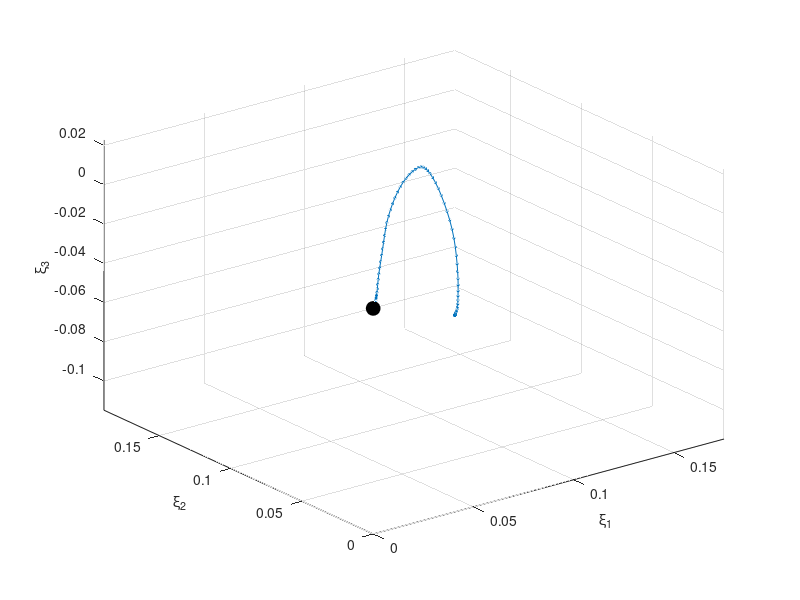

MATLAB code to generate this figure: (Note: this script raises an error after producing the figure.)
%% Testing EE Dynamics Learning Algorithms
clear all; close all; clc
%% Load Example 3D data set (positions/axis-angle)
load('example_3d.mat')
change_ori = 1;

%% Convert to SEDS-friendly data structures
pdata   = [];               % Position data
odata   = [];               % Orientation data
otarget = [];   % Target in orientation (The target for position will be 0,0,0)
idx_r = sort(1:5,'descend');

% close all
figure('Color',[1 1 1])
for ii=1:5
    clear idx
    idx =  [1 + (5 -idx_r(ii))*length(Data)/5, length(Data) - (5-ii)*length(Data)/5];
    
    clear x
    clear o
    x = Data(1:3,idx(1):idx(2));
    o = Data(4:7,idx(1):idx(2));

    otarget = [otarget, o(:,end)];      % Setting the target of the orientation as the last point of the demonstrations
    xtarget = x(:,end);
    x = x - repmat(xtarget,1,size(x,2)); % Substracting the last value from all elements of x
                                          % Now the values in x should decrease nicely to zero. Note that SEDS will
                                          % add a (0, 0, 0) to the end of each demonstration (which corresponds to
                                          % zero velocity at the end of each demo), but if it doesn't decrease nicely
                                          % it will affect the dynamics by being a too sudden change. Can cause
                                          % overshooting the attractor. It happens frequently in learning from
                                          % segmented data if not every part of the demonstration ended with zero
                                          % velocity.

    pdata{ii} = x;
   
    
    % Plot demonstration data - 3D Position    
    plot3(x(1,:),x(2,:),x(3,:),'-*', 'MarkerSize',2); hold on;
    xlabel('\xi_1')
    ylabel('\xi_2')
    zlabel('\xi_3')
    grid on; 
    axis tight;
    plot3(x(1,end),x(2,end),x(3,end), 'ok','MarkerSize',10, 'MarkerFaceColor','k'); hold on;
    
    clear q
    q = zeros (size(o));
    for kk=1:size(q,2), q(:,kk) = AxisAngle2Quat(o(1:3,kk),o(4,kk));end
    
    noise = randn(2,1)/4;    
    if change_ori        
        R = quaternion(q);
        R(:,:,1) = rotx(pi + noise(1))*rotz(-pi/4)*roty(noise(2));
        q(:,1) = quaternion(R(:,:,1));
        qt = [0;0;0;1];
        for jj=2:size(o,2)
            slerp_t = exp(-25*norm(x(:,jj)));
            q(:,jj) = slerp(q(:,jj-1),qt,slerp_t);
        end
        R = quaternion(q);
        
       for kk=1:size(o,2) 
        [ w,phi ] = R2AxisAngle(R(:,:,kk));
        o(1:3,kk) = w; o(4,kk) = phi;
        end
    end
    

    
    odata{ii} = o;    
    % Convert to Homogeneous MatriX Representation
    clear H
    X = [x;q]; H = convert2H(X);
    for jj=1:3:size(q,2),
        % Draw Frame
        drawframe(H(:,:,jj),0.005);
        % Draw EE
        [xyz] = R2rpy(H(1:3,1:3,jj));
        xyz = xyz*180/pi;
        t = x(:,jj);
%         drawLine3d([t(1) t(2) t(3) H(1,3,jj)/10 H(2,3,jj)/10 H(3,3,jj)/10])
        drawCuboid([t(1) t(2) t(3) 0.005 0.005 0.01 xyz(3) xyz(2) xyz(1)], 'FaceColor', 'g');
        alpha(.5)
    end
    hold on;
    view([-66 11]);
    title('Position/Orientation Data \xi = [x,y,z,s_x,s_y,s_z,\theta]')
end


otarget_ = mean(otarget,2);
Htarget = convert2H([xtarget;AxisAngle2Quat(otarget(1:3),otarget(4))]);
drawframe(Htarget,0.02)


%% Pre-processing for SEDS fx learning, i.e. position dynamics
dt = 0.1; %The time step of the demonstrations
tol_cutting = 0.0001; % A threshold on velocity that will be used for trimming demos
[x0 , xT, Data, index] = preprocess_demos(pdata,dt,tol_cutting); %preprocessing datas

% Check the pre-processing
plot3DDynamics(Data, index, 'Position', 'Velocity');

%% Check QQ-PLot of Normality
pos = Data(1:3,:);
vel = Data(4:6,:);

%%
x = sort(pos(:));
GMModel = fitgmdist(x,6);
np= 1000;
p= (0+1/(np-1):1/(np-1):1-1/(np-1))';

for j=1:GMModel.NumComponents
     y = y + GMModel.ComponentProportion(j)*norminv(p,GMModel.mu(j,:),GMModel.Sigma(:,:,j));
end

figure
hold on
qd= quantile(x,p);
plot(y,qd,'+b');
plot([min(y) max(y)],[min(y) max(y)],'r-.');
xlabel('Theoretical Quantiles'); 
ylabel('Quantiles of Input Sample');
title('Gaussian Mixture')

%%
figure('Color',[1 1 1]);
subplot(3,2,1)
gqqplot(pos(:),'uniform')

subplot(3,2,2)
gqqplot(vel(:),'uniform')

subplot(3,2,3)
gqqplot(pos(:),'normal')

subplot(3,2,4)
gqqplot(vel(:),'normal')

subplot(3,2,5)
hist(pos(:));hold on
% x = [min(pos(:)):max(pos(:))];
% norm = normpdf(x,GMModel.mu(1),GMModel.Sigma(:,:,1));
% plot(x,norm)

subplot(3,2,6)
hist(vel(:))

suptitle('Position(left)/ Velocity(right) Variable Tests')
%% Find Best Range of K to learn SEDS Model with GMM
% Training parameters
K_range = [1:15]; %Number of Gaussian funcitons
GMM_BIC = zeros(1,length(K_range));
GMM_AIC = zeros(1,length(K_range));
GMM_LL  = zeros(1,length(K_range));

% Training of GMM by EM algorithm, initialized by k-means clustering.
for k=1:length(K_range)
    [Priors, Mu, Sigma] = EM_init_kmeans(Data, K_range(k));
    [Priors, Mu, Sigma] = EM(Data, Priors, Mu, Sigma);
    w = ones(1,length(Data));
    GMM_BIC(1,k) = gmm_bic(Data,ones(1,length(Data)),Priors,Mu,Sigma,'full');
    GMM_AIC(1,k) = gmm_aic(Data,ones(1,length(Data)),Priors,Mu,Sigma,'full');
    GMM_LL(1,k)  = LogLikelihood_gmm(Data,Priors,Mu,Sigma,w);
end

%%
figure('Color', [1 1 1])
plot( K_range, GMM_BIC, '-*', 'Color', [rand rand rand]); hold on;
plot( K_range, GMM_AIC,'-*', 'Color', [rand rand rand]); hold on;
xlabel('K Gaussian Components')
legend('BIC', 'AIC')
title('Model Selection for Translational Mapping Function $\hat{f_x}(\xi_x)$','interpreter','latex')
grid on;

%% Plot Results
figure('Color', [1 1 1])
subplot(1,2,1)
plot( K_range, GMM_BIC, '-*', 'Color', [rand rand rand]); hold on;
plot( K_range, GMM_AIC,'-*', 'Color', [rand rand rand]); hold on;
xlabel('K Gaussian Components')
legend('BIC', 'AIC')
grid on;
axis square;

subplot(1,2,2)
plot( K_range, GMM_LL, '-*', 'Color', [rand rand rand]);
xlabel('K Gaussian Components')
legend('LogLik')
grid on;
axis square;
suptitle('Model Selection for Translational Mapping Function $\hat{f_x}(\xi_x)$','interpreter','latex')
%% Putting GMR and SEDS library in the MATLAB Path
if isempty(regexp(path,['SEDS_lib' pathsep], 'once'))
    addpath([pwd, '/seds/SEDS_lib']);    % add SEDS dir to path
end
if isempty(regexp(path,['GMR_lib' pathsep], 'once'))
    addpath([pwd, '/seds/GMR_lib']);    % add GMR dir to path
end
%% SEDS learning algorithm
% A set of options that will be passed to the solver. Please type 
% 'doc preprocess_demos' in the MATLAB command window to get detailed
% information about other possible options.
clear options
options.tol_mat_bias = 10^-6; % A very small positive scalar to avoid
                              % instabilities in Gaussian kernel [default: 10^-15]
                              
options.display = 1;          % An option to control whether the algorithm
                              % displays the output of each iterations [default: true]
                              
options.tol_stopping=10^-10;  % A small positive scalar defining the stoppping
                              % tolerance for the optimization solver [default: 10^-10]

options.max_iter = 1000;       % Maximum number of iteration for the solver [default: i_max=1000]

options.objective = 'likelihood';    % 'likelihood': use likelihood as criterion to
                              % optimize parameters of GMM
                              % 'mse': use mean square error as criterion to
                              % optimize parameters of GMM
                              % 'direction': minimize the angle between the
                              % estimations and demonstrations (the velocity part)
                              % to optimize parameters of GMM                              
                              % [default: 'mse']
% options.cons_penalty    = 1e2; % penalty for not going straight to the attractor. 
                                % Increase to obtain a more straight line 
K = 6;
fprintf('Estimating Paramaters of GMM learned through SEDS with %d Gaussian functions.\n', K);
tic;
[Priors_0, Mu_0, Sigma_0] = initialize_SEDS(Data,K); %finding an initial guess for GMM's parameter
[Priors Mu Sigma]=SEDS_Solver(Priors_0,Mu_0,Sigma_0,Data,options); %running SEDS optimization solver
toc;

pos_dyn_seds.Priors = Priors;
pos_dyn_seds.Mu     = Mu;
pos_dyn_seds.Sigma  = Sigma;

fprintf('Estimating Paramaters of GMM learned through EM with %d Gaussian functions.\n', K);
tic;
[Priors_0, Mu_0, Sigma_0] = EM_init_kmeans(Data, K);
[Priors, Mu, Sigma] = EM(Data, Priors_0, Mu_0, Sigma_0);
toc;

pos_dyn_gmm.Priors = Priors;
pos_dyn_gmm.Mu     = Mu;
pos_dyn_gmm.Sigma  = Sigma;


%% Let's See! Run Simulation for GMM Dynamics

Priors     = pos_dyn_gmm.Priors;
Mu         = pos_dyn_gmm.Mu;
Sigma      = pos_dyn_gmm.Sigma;
titlename  = 'Simulation of Translational ($\dot{\xi}=\hat{f_x}(\xi_x)$) Dynamics learned via EM';
noise      = 0;

%% Let's See! Run Simulation for SEDS Dynamics

Priors     = pos_dyn_seds.Priors;
Mu         = pos_dyn_seds.Mu;
Sigma      = pos_dyn_seds.Sigma;
titlename  = 'Simulation of Translational ($\dot{\xi}=\hat{f_x}(\xi_x)$) Dynamics learned via SEDS';
noise      = 0;

%% Run Sim
opt_sim.dt = 0.1;
opt_sim.i_max = 3000;
opt_sim.tol = 0.0005;
d = size(Data,1)/2; %dimension of data

x0_all = Data(1:d,index(1:end-1)); %finding initial points of all demonstrations

if noise
x0_all = x0_all + randn(3,5)/70; %finding initial points of all demonstrations
end

fn_handle = @(x) GMR(Priors,Mu,Sigma,x,1:d,d+1:2*d);
[x xd]=Simulation(x0_all,[],fn_handle,opt_sim); %running the simulator
hold on;
for ii=1:(length(index)-1)   
    plot3(Data(1,index(ii):index(ii+1)-1),Data(1,index(ii):index(ii+1)-1),Data(3,index(ii):index(ii+1)-1),'ob', 'MarkerSize',2); hold on;
end
view([150 11]);  
title(titlename, 'interpreter','latex')

figure('Color',[1 1 1]);
plot3(xd(1,:),xd(2,:),xd(3,:),'LineWidth',1.5); hold on; 
plot3(Data(4,:),Data(5,:),Data(6,:),'-*r', 'MarkerSize',1);
grid on;
view([150 11]);  
xlabel('$\dot{\xi_1^x}$', 'interpreter','latex')
xlabel('$\dot{\xi_2^x}$', 'interpreter','latex')
title('$\dot{\xi_3^x}$ profiles' , 'interpreter','latex')

%% Plot Learned GMM on simulation
% Plot variable interactions
figure('Color',[1 1 1], 'name', 'Learned Joint Distributions on Data')
subplot(3,2,1)
plotGMM(Mu(1:2,:), Sigma(1:2,1:2,:), [0.6 1.0 0.6], 1,[0.6 1.0 0.6]);
plot(Data(1,:),Data(2,:),'*r','MarkerSize',2); hold on;
grid on; 
xlabel('$\xi_x^1$','interpreter','latex')
ylabel('$\xi_x^2$','interpreter','latex')

subplot(3,2,3)
plotGMM(Mu([1 3],:), Sigma([1 3],[1 3],:), [0.6 1.0 0.6], 1,[0.6 1.0 0.6]);
plot(Data(1,:),Data(3,:),'*g','MarkerSize',2); hold on;
grid on; 
xlabel('$\xi_x^1$','interpreter','latex')
ylabel('$\xi_x^3$','interpreter','latex')

subplot(3,2,5)
plotGMM(Mu([2 3],:), Sigma([2 3],[2 3],:), [0.6 1.0 0.6], 1,[0.6 1.0 0.6]);
plot(Data(2,:),Data(3,:),'*b','MarkerSize',2); hold on;
grid on; 
xlabel('$\xi_x^2$','interpreter','latex')
ylabel('$\xi_x^3$','interpreter','latex')

subplot(3,2,2)
plotGMM(Mu([1 4],:), Sigma([1 4],[1 4],:), [0.6 1.0 0.6], 1,[0.6 1.0 0.6]);
plot(Data(1,:),Data(4,:),'*r','MarkerSize',2); hold on;
grid on; 
xlabel('$\xi_x^1$','interpreter','latex')
ylabel('$\dot{\xi}_x^1$','interpreter','latex')

subplot(3,2,4)
plotGMM(Mu([2 5],:), Sigma([2 5],[2 5],:), [0.6 1.0 0.6], 1,[0.6 1.0 0.6]);
plot(Data(2,:),Data(5,:),'*g','MarkerSize',2); hold on;
grid on; 
xlabel('$\xi_x^2$','interpreter','latex')
ylabel('$\dot{\xi}_x^2$','interpreter','latex')

subplot(3,2,6)
plotGMM(Mu([3 6],:), Sigma([3 6],[3 6],:), [0.6 1.0 0.6], 1,[0.6 1.0 0.6]);
plot(Data(3,:),Data(6,:),'*b','MarkerSize',2); hold on;
grid on; 
xlabel('$\xi_x^3$','interpreter','latex')
ylabel('$\dot{\xi}_x^3$','interpreter','latex')

suptitle('Learned Joint Distributions on Input/Output Data')



%% Pre-processing for SEDS fo learning, i.e. orientation dynamics
dt = 0.1; %The time step of the demonstrations
tol_cutting = 0.0000001; % A threshold on velocity that will be used for trimming demos
% close all

% Convert odata to Scaled-AxisAngle like Sengsue (supossedly) or Quaternion
odata_sc = [];
for ii=1:length(odata)    
    
    o = odata{ii};
    % Remove peaks
    for jj=1:size(o,1), o(jj,:) = medfilt1(o(jj,:),5);end
    
    % Decompose Axis and Angle
    clear axes angle norm
    axes = o(1:3,:);
    angle = o(4,:);
    tmp = zeros(3,length(axes));

    % Scaled Axis-Angle
    for jj=1:length(axes) 
        tmp(:,jj) =  axes(:,jj)/norm(axes(:,jj))*angle(jj); 
    end       
    
    % Quaternion
    clear q
    q = zeros (size(o));
    for kk=1:size(q,2), q(:,kk) = AxisAngle2Quat(o(1:3,kk),o(4,kk)); ...
    q(:,kk) = q(:,kk)/norm(q(:,kk));end
    
    odata_sc{ii} = q;    
end

%% Preprocessing data for SEDS
[x0 , xT, Data, index] = preprocess_demos(odata_sc,dt,tol_cutting); 

% Shift by Pi on Z
% Data = Data - repmat(Data(:,end),[1 size(Data,2)]);

% Check the pre-processing
plot3DDynamics(Data, index, 'Scaled Axis-Angle', 'Scaled Axis-Angle Time Rates');

%% Check QQ-PLot of Normality
ang = Data(1:3,:);
ang_diff = Data(4:6,:);

figure('Color',[1 1 1]);
subplot(3,2,1)
gqqplot(ang(:),'uniform')

subplot(3,2,2)
gqqplot(ang_diff(:),'uniform')

subplot(3,2,3)
gqqplot(ang(:),'normal')

subplot(3,2,4)
gqqplot(ang_diff(:),'normal')

subplot(3,2,5)
hist(ang(:))

subplot(3,2,6)
hist(ang_diff(:))

suptitle('Angle (left)/ Angular Time Rates(right) Variable Tests')

figure('Color',[1 1 1]);

subplot(2,3,1)
circ_plot(Data(1,:)','pretty','bo',true,'linewidth',2,'color','r'),

title('x-angle')
subplot(2,3,4)
circ_plot(Data(1,:)','hist',[],20,true,true,'linewidth',2,'color','r')



subplot(2,3,2)
circ_plot(Data(2,:)','pretty','bo',true,'linewidth',2,'color','r'),
title('y-angle')

subplot(2,3,5)
circ_plot(Data(2,:)','hist',[],20,true,true,'linewidth',2,'color','r')


subplot(2,3,3)
circ_plot(Data(3,:)','pretty','bo',true,'linewidth',2,'color','r'),
title('z-angle')

subplot(2,3,6)
circ_plot(Data(3,:)','hist',[],20,true,true,'linewidth',2,'color','r')



%% Find Best Range of K to learn SEDS Model with GMM
% Training parameters
K_range = [1:30]; %Number of Gaussian funcitons
GMM_BIC = zeros(1,length(K_range));
GMM_AIC = zeros(1,length(K_range));
GMM_LL  = zeros(1,length(K_range));

% Training of GMM by EM algorithm, initialized by k-means clustering.
for k=1:length(K_range)
    [Priors, Mu, Sigma] = EM_init_kmeans(Data, K_range(k));
    [Priors, Mu, Sigma] = EM(Data, Priors, Mu, Sigma);
    w = ones(1,length(Data));
    GMM_BIC(1,k) = gmm_bic(Data,w,Priors,Mu,Sigma,'full');
    GMM_AIC(1,k) = gmm_aic(Data,w,Priors,Mu,Sigma,'full');
    GMM_LL(1,k)  = LogLikelihood_gmm(Data,Priors,Mu,Sigma,w);
end

%% Plot Results
figure('Color', [1 1 1])
subplot(1,2,1)
plot( K_range, GMM_BIC, '-*', 'Color', [rand rand rand]); hold on;
plot( K_range, GMM_AIC,'-*', 'Color', [rand rand rand]); hold on;
xlabel('K Gaussian Components')
legend('BIC', 'AIC')
grid on;
axis square;

subplot(1,2,2)
plot( K_range, GMM_LL, '-*', 'Color', [rand rand rand]);
xlabel('K Gaussian Components')
legend('LogLik')
grid on;
axis square;
% suptitle('Model Selection for Rotational Mapping Function')
%% SEDS learning algorithm
% A set of options that will be passed to the solver. Please type 
% 'doc preprocess_demos' in the MATLAB command window to get detailed
% information about other possible options.
clear options
options.tol_mat_bias = 10^-6; % A very small positive scalar to avoid
                              % instabilities in Gaussian kernel [default: 10^-15]
                              
options.display = 1;          % An option to control whether the algorithm
                              % displays the output of each iterations [default: true]
                              
options.tol_stopping=10^-10;  % A small positive scalar defining the stoppping
                              % tolerance for the optimization solver [default: 10^-10]

options.max_iter = 500;       % Maximum number of iteration for the solver [default: i_max=1000]

options.objective = 'mse';    % 'likelihood': use likelihood as criterion to
                              % optimize parameters of GMM
                              % 'mse': use mean square error as criterion to
                              % optimize parameters of GMM
                              % 'direction': minimize the angle between the
                              % estimations and demonstrations (the velocity part)
                              % to optimize parameters of GMM                              
                              % [default: 'mse']
K = 50;
fprintf('Estimating Paramaters of GMM learned through SEDS with %d Gaussian functions.\n', K);
tic;
[Priors_0, Mu_0, Sigma_0] = initialize_SEDS(Data,K); %finding an initial guess for GMM's parameter
[Priors Mu Sigma]=SEDS_Solver(Priors_0,Mu_0,Sigma_0,Data,options); %running SEDS optimization solver
toc;

ori_dyn_seds.Priors = Priors;
ori_dyn_seds.Mu     = Mu;
ori_dyn_seds.Sigma  = Sigma;
%%
K = 50;
fprintf('Estimating Paramaters of GMM learned through EM with %d Gaussian functions.\n', K);
tic;
[Priors_0, Mu_0, Sigma_0] = EM_init_kmeans(Data, K);
[Priors, Mu, Sigma] = EM(Data, Priors_0, Mu_0, Sigma_0);
toc;

ori_dyn_gmm.Priors = Priors;
ori_dyn_gmm.Mu     = Mu;
ori_dyn_gmm.Sigma  = Sigma;

%% Let's See! Run Simulation for GMM Dynamics

clear Prios Mu Sigma
Priors     = ori_dyn_gmm.Priors;
Mu         = ori_dyn_gmm.Mu;
Sigma      = ori_dyn_gmm.Sigma;
titlename  = 'Ori Dynamics with GMM';

%% Let's See! Run Simulation for SEDS Dynamics

clear Prios Mu Sigma
Priors     = ori_dyn_seds.Priors;
Mu         = ori_dyn_seds.Mu;
Sigma      = ori_dyn_seds.Sigma;
titlename  = 'Ori Dynamics with SEDS';

%% Let's See! Run Simulation for GMM Dynamics learnt from MixEst
K = 6;
gmm_mixest_dyn = GMM_mdls{K}.theta;
clear Prios Mu Sigma
Priors = gmm_mixest_dyn.p';
Mu = zeros(size(Data,1),K); Sigma = zeros(size(Data,1),size(Data,1),K); 
for ii=1:K, Mu(:,ii) = gmm_mixest_dyn.D{ii}.mu; ...
Sigma(:,:,ii) = gmm_mixest_dyn.D{ii}.sigma;end
titlename  = 'Ori Dynamics with GMM (MixEst)';

%% Run Sim
opt_sim.dt = 0.1;
opt_sim.i_max = 3000;
opt_sim.tol = 0.0005;
d = size(Data,1)/2; %dimension of data

x0_all = Data(1:d,index(1:end-1)) + repmat(0,size(x0_all)); %finding initial points of all demonstrations
fn_handle = @(x) GMR(Priors,Mu,Sigma,x,1:d,d+1:2*d);
[x_r xd_r]=Simulation(x0_all,[],fn_handle,opt_sim); %running the simulator
hold on;
for ii=1:(length(index)-1)   
    plot3(Data(1,index(ii):index(ii+1)-1),Data(2,index(ii):index(ii+1)-1),Data(3,index(ii):index(ii+1)-1),'*b', 'MarkerSize',1); hold on;
end
view([150 11]);  
title(titlename)

figure('Color',[1 1 1]);
plot3(xd_r(1,:),xd_r(2,:),xd_r(3,:),'LineWidth',1.5); hold on; 
plot3(Data(4,:),Data(5,:),Data(6,:),'-*r', 'MarkerSize',1);
grid on;
view([150 11]);  
xlabel('$\dot{\xi_1^r}$', 'interpreter','latex')
xlabel('$\dot{\xi_2^r}$', 'interpreter','latex')
title('$\dot{\xi_3^r}$ profiles' , 'interpreter','latex')


%% Plot Learned GMM on simulation
% Plot variable interactions
figure('Color',[1 1 1], 'name', 'Learned Joint Distributions on Data')
subplot(3,2,1)
plotGMM(Mu(1:2,:), Sigma(1:2,1:2,:), [0.6 1.0 0.6], 1,[0.6 1.0 0.6]);
plot(Data(1,:),Data(2,:),'*r','MarkerSize',2); hold on;
grid on; 
xlabel('$\xi_r^1$','interpreter','latex')
ylabel('$\xi_r^2$','interpreter','latex')

subplot(3,2,3)
plotGMM(Mu([1 3],:), Sigma([1 3],[1 3],:), [0.6 1.0 0.6], 1,[0.6 1.0 0.6]);
plot(Data(1,:),Data(3,:),'*g','MarkerSize',2); hold on;
grid on; 
xlabel('$\xi_r^1$','interpreter','latex')
ylabel('$\xi_r^3$','interpreter','latex')

subplot(3,2,5)
plotGMM(Mu([2 3],:), Sigma([2 3],[2 3],:), [0.6 1.0 0.6], 1,[0.6 1.0 0.6]);
plot(Data(2,:),Data(3,:),'*b','MarkerSize',2); hold on;
grid on; 
xlabel('$\xi_r^2$','interpreter','latex')
ylabel('$\xi_r^3$','interpreter','latex')

subplot(3,2,2)
plotGMM(Mu([1 4],:), Sigma([1 4],[1 4],:), [0.6 1.0 0.6], 1,[0.6 1.0 0.6]);
plot(Data(1,:),Data(4,:),'*r','MarkerSize',2); hold on;
grid on; 
xlabel('$\xi_r^1$','interpreter','latex')
ylabel('$\dot{\xi}_r^1$','interpreter','latex')

subplot(3,2,4)
plotGMM(Mu([2 5],:), Sigma([2 5],[2 5],:), [0.6 1.0 0.6], 1,[0.6 1.0 0.6]);
plot(Data(2,:),Data(5,:),'*g','MarkerSize',2); hold on;
grid on; 
xlabel('$\xi_r^2$','interpreter','latex')
ylabel('$\dot{\xi}_r^2$','interpreter','latex')

subplot(3,2,6)
plotGMM(Mu([3 6],:), Sigma([3 6],[3 6],:), [0.6 1.0 0.6], 1,[0.6 1.0 0.6]);
plot(Data(3,:),Data(6,:),'*b','MarkerSize',2); hold on;
grid on; 
xlabel('$\xi_r^3$','interpreter','latex')
ylabel('$\dot{\xi}_r^3$','interpreter','latex')

suptitle('Learned Joint Distributions on Input/Output Data')


%% Full 6D simulation

clear q            
t = x(:,1:100);
o = x_r(:,1:100);
q = zeros (4,length(o));
for kk=1:size(o,2), 
    angle = norm(o(:,jj));
    axis_ = o(:,j)*angle;   
    q(:,kk) = AxisAngle2Quat(axis_,angle);
end

% Convert to Homogeneous MatriX Representation
clear H
X = [t;q]; H = convert2H(X);
for jj=1:5:size(q,2)
    % Draw FramePosition/Orientation Data \xi = [x,y,z,s_x,s_y,s_z,\theta]
    drawframe(H(:,:,jj),0.005);
    % Draw EE
    [xyz] = R2rpy(H(1:3,1:3,jj));
    xyz = xyz*180/pi;
    t = x(:,jj);
    drawCuboid([t(1) t(2) t(3) 0.05 0.05 0.01 xyz(3) xyz(2) xyz(1)], 'FaceColor', 'g');
    alpha(.5)
end
grid on;
hold on;
view([-66 11]);
title('Simulate 6D Motion')
    
%% GMM Learning with EM on orientation dynamics

% main options
clear options
options.verbosity = 2;
options.solver = 'default';
options.tolcostdiff = 1e-3;
options.maxIter = 500;
options.penalize = true;
options.regularize = true;

K_range  = 1:50;
GMM2_BIC  = zeros(1,length(K_range));
GMM2_AIC  = zeros(1,length(K_range));
GMM2_LL   = zeros(1,length(K_range));
GMM_mdls = {};

data = Data(1:4,:);
dim = size(data,1);
for k=1:length(K_range)    
    D = mixturefactory(mvnfactory(dim), K_range(k));

    % perform estimation
    theta    = D.estimate(data, options);
    
    % Gather Stats
    GMM2_LL(1,k)   = D.ll(theta,data);    
    [GMM2_AIC(1,k), GMM2_BIC(1,k)]  = gmm_ic_metrics(data, K_range(k), D.ll(theta,data), 'full');
    
    % Gather Models
    GMM_mdls{k}.theta = theta;
    GMM_mdls{k}.D     = D;
    
end

%% Plot Results
figure('Color', [1 1 1])
subplot(1,2,1)
plot( K_range, GMM2_BIC, '-*', 'Color', [rand rand rand]); hold on;
plot( K_range, GMM2_AIC, '-*', 'Color', [rand rand rand]); hold on;
xlabel('K Gaussian Components')
legend('BIC','AIC')
grid on;
axis square;

subplot(1,2,2)
plot( K_range, GMM2_LL,'-*', 'Color', [rand rand rand]); 
xlabel('K Gaussian Components')
ylabel('LogLik')
grid on;
axis square;

%% moVMF Learning with EM on orientation dynamics

% main options
clear options
options.verbosity = 2;
options.solver = 'default';
options.tolcostdiff = 1e-5;
options.maxIter = 500;
% options.penalize = true;


K_range  = 1:100;
moVMF_BIC  = zeros(1,length(K_range));
moVMF_AIC  = zeros(1,length(K_range));
moVMF_LL   = zeros(1,length(K_range));
moVMF_mdls = {};

check_norm = 1;
data = Data(1:4,:);
dim = size(data,1);

% Check Norm of Data Vectors
if check_norm
    norms = [];
    for ii=1:(size(data,2)-1),
        data(:,ii) = data(:,ii)/norm(data(:,ii));
        norms = [norms; norm(data(:,ii))];
    end        
end

for k=1:length(K_range)    
    D = mixturefactory(vmffactory(dim), K_range(k));

    % perform estimation
    theta    = D.estimate(data, options);        
    
    % Gather Stats
    moVMF_LL(1,k)   = D.ll(theta,data);
    [moVMF_AIC(1,k), moVMF_BIC(1,k)]  = moVMF_ic_metrics(data, K_range(k), D.ll(theta,data));
    
    % Gather Models
    moVMF_mdls{k}.theta = theta;
    moVMF_mdls{k}.D     = D;
    
end

%% Plot Results
figure('Color', [1 1 1])
subplot(1,2,1)
plot( K_range, moVMF_BIC, '-*', 'Color', [rand rand rand]); hold on;
plot( K_range, moVMF_AIC, '-*', 'Color', [rand rand rand]); hold on;
xlabel('K von Mises-Fisher Components')
legend('BIC','AIC')
grid on;
axis square;

subplot(1,2,2)
plot( K_range, moVMF_LL,'-*', 'Color', [rand rand rand]); 
xlabel('K von Mises-Fisher Components')
ylabel('LogLik')
grid on;
axis square;
